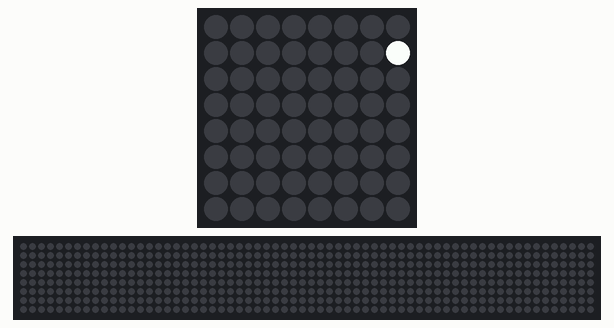
Simulated run of this program. Board: Raspberry Pi (BCM pin numbers) with a Sense HAT. On the bench: the Sense HAT's 8×8 RGB LED matrix, a strip that is not on the board, showing the scrolling text unrolled. The 64×8 strip is a reading aid, not a part: it shows the text the matrix is scrolling, unrolled, one strip-width of it at a time. At 13.8 s the program stops and its outputs stay as they are.

Above: at 0.17 s.
At 1.78 s:
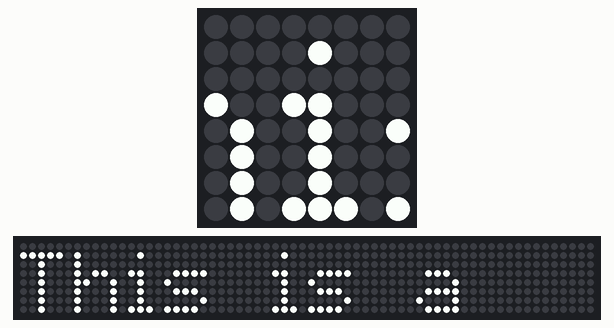
At 3.49 s:
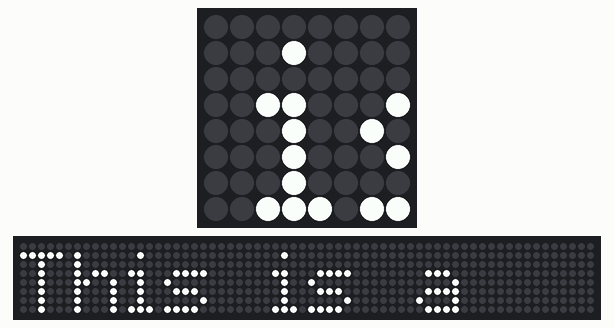
At 6.91 s:
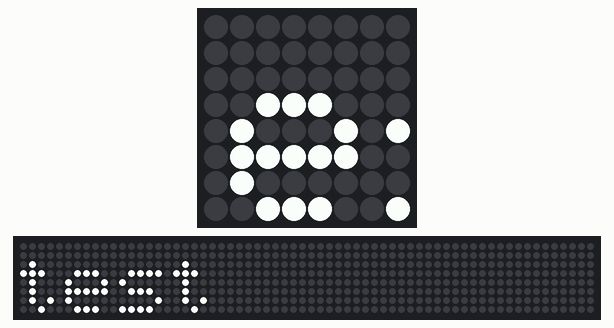
At 10.34 s:
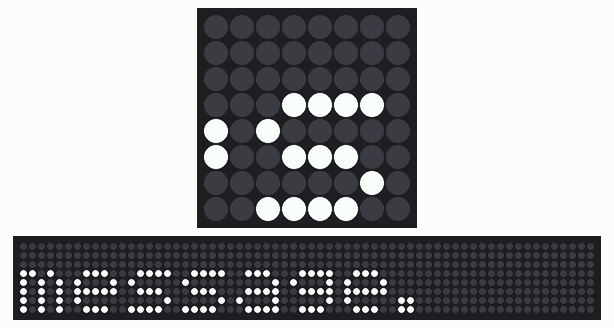
At 13.76 s:
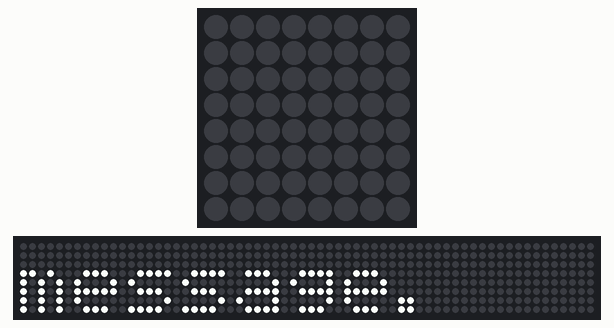

The program:

sensehat_showmsg.py
```python
from sense_hat import SenseHat

sense = SenseHat()      # Set sense to an instance of the SenseHat function.
sense.scroll_speed = 0.9    # The default value is 0.1 if this line is not set.
                            # The bigger the number, the slower the speed.
sense.show_message("This is a test message.")
```
